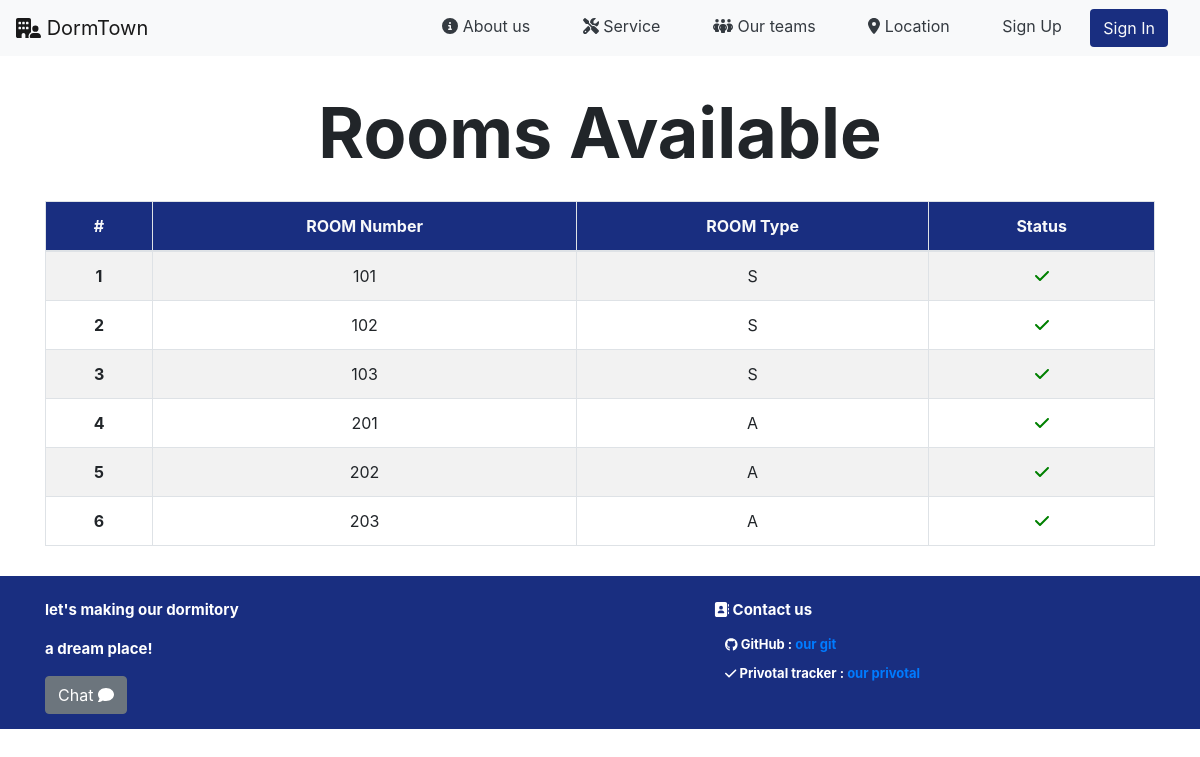
/manager/rooms_available, run on an earlier commit of the app's database.
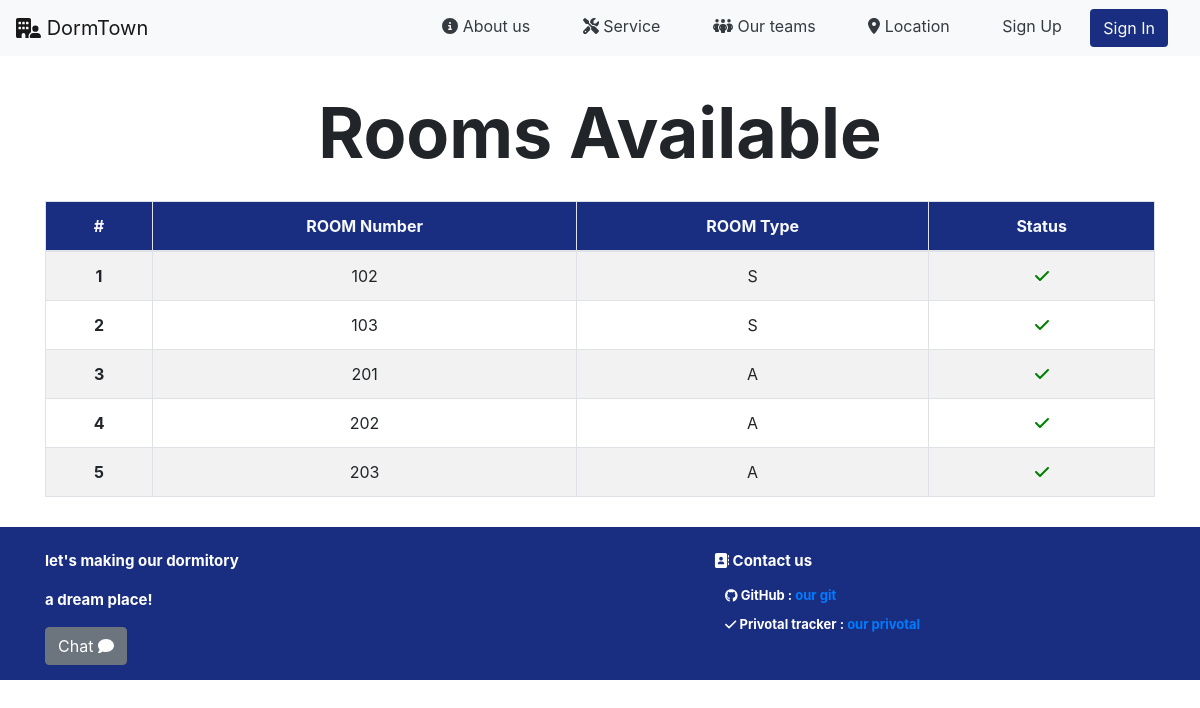
And on a later commit of the database.
### occupant/models.py (models this page shows, shortened)
class Room(models.Model):
    room_number = models.CharField(max_length=3)
    room_type = models.ForeignKey(
        RoomType, on_delete=models.CASCADE, related_name="room_type")
    status = models.BooleanField()

class RoomType(models.Model):
    class_level = models.CharField(max_length=5)
    price = models.IntegerField()
    room_service = models.IntegerField(default=1)
    tv_fridge = models.BooleanField(default=True)
    wardrobe = models.BooleanField(default=True)
    water_heater = models.BooleanField(default=True)
    def __str__(self):
        return f'{ self.class_level }'

### manager/views.py (the view)
# urls.py: path("rooms_available", views.rooms_available, name="rooms_available"),
def rooms_available(req):
    try:
        rooms = Room.objects.filter(status=True)
    except:
        pass
    return render(req, "manager/available_rooms.html", {"rooms": rooms})

### manager/templates/manager/available_rooms.html
{% extends 'rooms/layout.html' %} {% block body %}
<section class="about-header-section">
    <div class="text-center mt-4">
        <p id='about_us' class="header">Rooms Available</p>
    </div>
  {% load static %}
    <div class="container">
        <table class="table table-bordered text-center table-striped">
            <thead class="text-light" style="background-color: #192e80;">
                <tr>
                    <th scope="col">#</th>
                    <th scope="col">ROOM Number</th>
                    <th scope="col">ROOM Type</th>
                    <th scope="col">Status</th>
                </tr>
            </thead>
            <tbody class="text-center">
                {% for room in rooms %}
                <tr>
                    <th scope="row">{{forloop.counter}}</th>
                    <td>{{room.room_number}}</td>
                    <td>{{room.room_type}}</td>
                    {% if room.status == True %}
                        <td><i class="fa-solid fa-check" style="color: green;"></i></td>
                    {% elif room.status == False %}
                        <td><i class="fa-solid fa-xmark" style="color: red;"></i></td>
                    {% endif %}
                </tr>
                {% endfor %}
            </tbody>
        </table>
    </div>
{% endblock %}

What changed in the data, as far as the page shows it:
no longer on this page (row edited): Room: room_number "101", room_type "S", status True (drawn)
